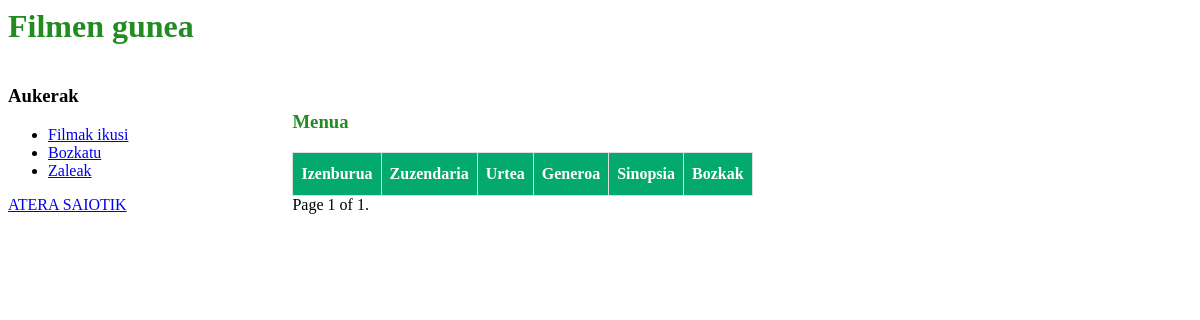
Page /filmak/?page=2 (signed in) on the earlier database version.
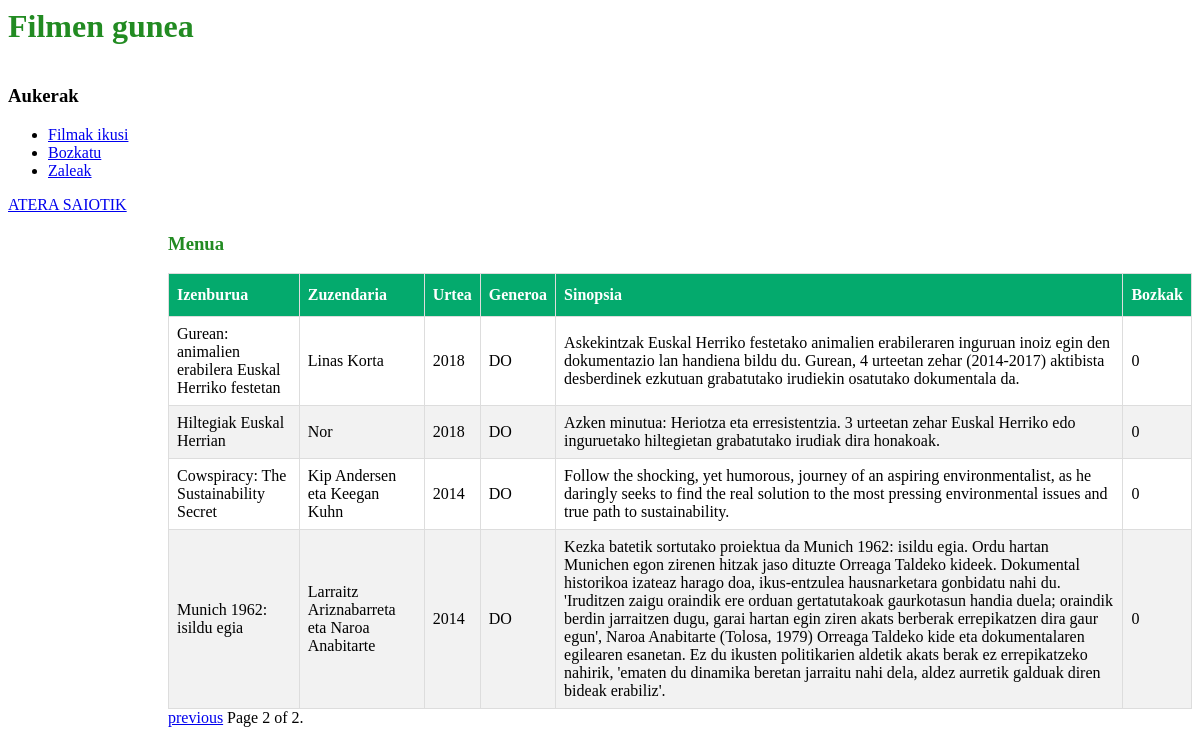
Same page on the later database version.
### FilmenGunea/models.py (models this page shows, shortened)
class Filma(models.Model):
	izenburua = models.CharField(max_length=100)
	zuzendaria = models.CharField(max_length=60)
	urtea = models.IntegerField()
	generoa = models.CharField(max_length=2)
	sinopsia = models.CharField(max_length=700)
	bozkak = models.IntegerField()

### FilmenGunea/views.py (the view)
# urls.py: path('filmak/', views.filmak, name='filmak'),
@login_required(login_url='../')
def filmak(request):
    film_list = Filma.objects.all()
    paginator = Paginator(film_list, 5) # Show 5 contacts per page
    page = request.GET.get('page')
    try:
        filmak = paginator.page(page)
    except PageNotAnInteger:
        filmak = paginator.page(1)
    except EmptyPage:
        filmak = paginator.page(paginator.num_pages)
    return render(request, 'FilmenGunea/filmak.html', {"filmak": filmak})

### FilmenGunea/templates/FilmenGunea/filmak.html (shortened to what this page needs)
<head>
</head>
{% extends 'FilmenGunea/menua.html' %}
{% block content %}
    <h3>Menua</h3>
    <table id="film_taula">
        <thead>
            <tr>
                <th>Izenburua</th>
                <th>Zuzendaria</th>
                <th>Urtea</th>
                <th>Generoa</th>
                <th>Sinopsia</th>
                <th>Bozkak</th>
            </tr>
        </thead>
    <tbody>
        {% for film in filmak %}
        <tr>
            <td>{{ film.izenburua }}</td>
            <td>{{ film.zuzendaria }}</td>
            <td>{{ film.urtea }}</td>
            <td>{{ film.generoa }}</td>
            <td>{{ film.sinopsia }}</td>
            <td>{{ film.bozkak }}</td>
        </tr>
        {% endfor %}
    </tbody>
    </table>
    <div class="pagination">
        <span class="step-links">
            {% if filmak.has_previous %}
            <a href="?page={{ filmak.previous_page_number }}">previous</a>
            {% endif %}
            <span class="current">
                Page {{ filmak.number }} of {{ filmak.paginator.num_pages }}.
            </span>
        </span>
    </div>
{% endblock %}

Differences in the rows shown:
added Filma: izenburua "Gurean: animalien erabilera Euskal Herriko festetan", zuzendaria "Linas Korta", urtea "2018", generoa "DO", sinopsia "Askekintzak Euskal Herriko festetako animalien erabileraren inguruan inoiz egin den dokumentazio lan handiena bildu du. Gurean, 4 urteetan zehar (2014-2017) aktibista desberdinek ezkutuan grabatutako irudiekin osatutako dokumentala da.", bozkak "0"
added Filma: izenburua "Hiltegiak Euskal Herrian", zuzendaria "Nor", urtea "2018", generoa "DO", sinopsia "Azken minutua: Heriotza eta erresistentzia. 3 urteetan zehar Euskal Herriko edo inguruetako hiltegietan grabatutako irudiak dira honakoak.", bozkak "0"
added Filma: izenburua "Cowspiracy: The Sustainability Secret", zuzendaria "Kip Andersen eta Keegan Kuhn", urtea "2014", generoa "DO", sinopsia "Follow the shocking, yet humorous, journey of an aspiring environmentalist, as he daringly seeks to find the real solution to the most pressing environmental issues and true path to sustainability.", bozkak "0"
added Filma: izenburua "Munich 1962: isildu egia", zuzendaria "Larraitz Ariznabarreta eta Naroa Anabitarte", urtea "2014", generoa "DO", sinopsia "Kezka batetik sortutako proiektua da Munich 1962: isildu egia. Ordu hartan Munichen egon zirenen hitzak jaso dituzte Orreaga Taldeko kideek. Dokumental historikoa izateaz harago doa, ikus-entzulea hausnarketara gonbidatu nahi du. 'Iruditzen zaigu oraindik ere orduan gertatutakoak gaurkotasun handia duela; oraindik berdin jarraitzen dugu, garai hartan egin ziren akats berberak errepikatzen dira gaur egun', Naroa Anabitarte (Tolosa, 1979) Orreaga Taldeko kide eta dokumentalaren egilearen esanetan. Ez du ikusten politikarien aldetik akats berak ez errepikatzeko nahirik, 'ematen du dinamika beretan jarraitu nahi dela, aldez aurretik galduak diren bideak erabiliz'.", bozkak "0"
Other differences:
{{ filmak.number }}: "1" → "2"
{{ filmak.paginator.num_pages }}: "1" → "2"
text now shown: "previous"
